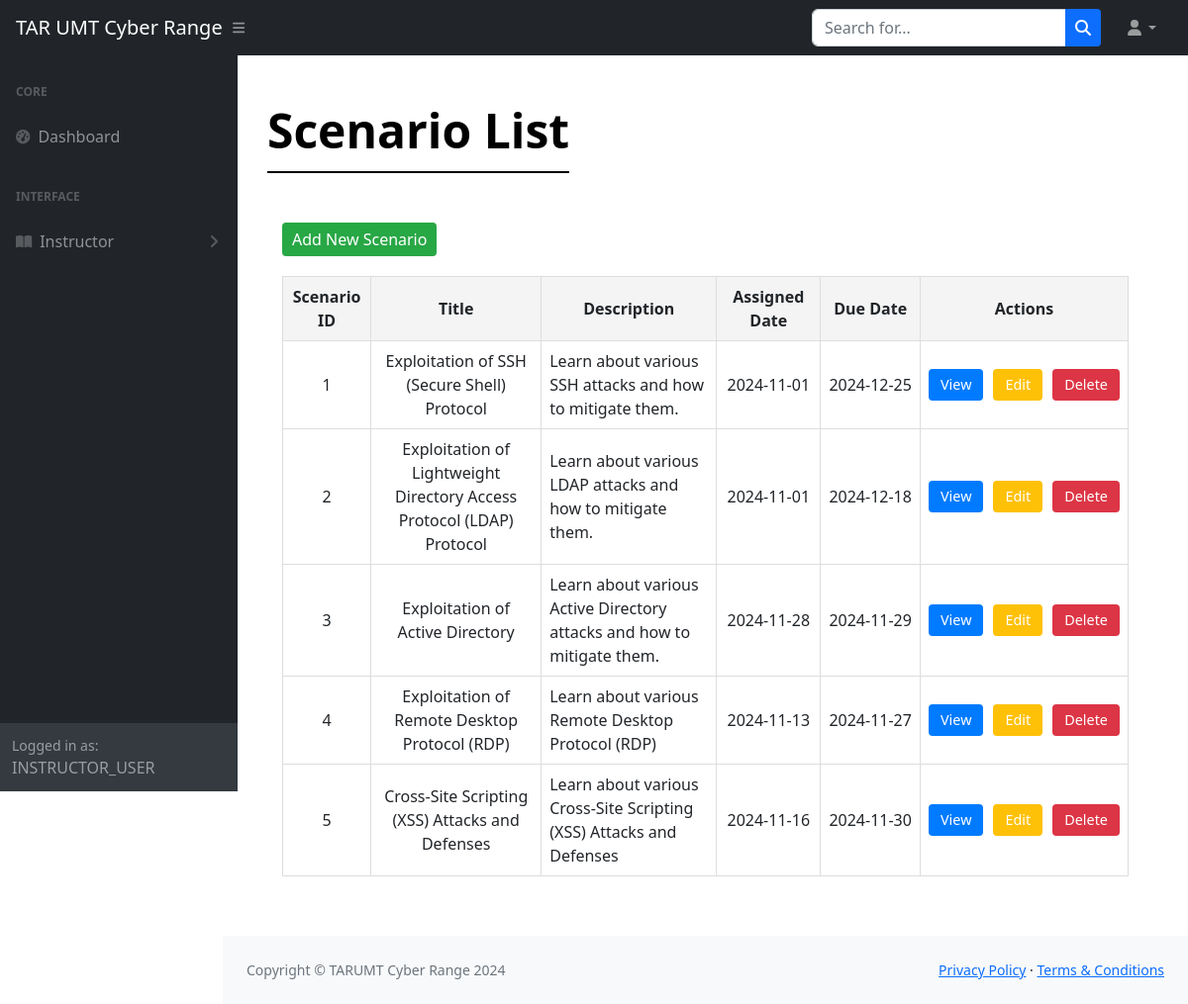
The app's page /instructor-dashboard/scenarioManagement.php (signed in) with its own data.
### tables this page shows
CREATE TABLE `scenario` (
  `scenario_id` int(11) NOT NULL,
  `title` varchar(255) NOT NULL,
  `description` text DEFAULT NULL,
  `instructor_id` int(11) DEFAULT NULL,
  `assigned_date` date NOT NULL DEFAULT curdate(),
  `due_date` date NOT NULL,
  `deleted_at` date NOT NULL
);

### instructor-dashboard/scenarioManagement.php (the view, shortened to what this page needs)
<?php
$titleName = "Scenario List";
include '../connection.php';
include '../header_footer/header_instructor.php';
$query = "SELECT * FROM scenario";
$result = $conn->query($query);
?>
<!DOCTYPE html>
<html lang="en">
<head>
    <link href="../css/styles.css" rel="stylesheet" />
    <link href="https://cdn.jsdelivr.net/npm/simple-datatables@7.1.2/dist/style.min.css" rel="stylesheet" />
</head>
<body>
    <div class="mainContent">
        <div class="page-title">
            <span><?php echo $titleName; ?></span>
        </div>
        <div class="mainContent">
            <a href="addScenario.php" class="btn btn-add">Add New Scenario</a>
            <table>
                <thead>
                    <tr>
                        <th>Scenario ID</th>
                        <th>Title</th>
                        <th>Description</th>
                        <th>Assigned Date</th>
                        <th>Due Date</th>
                        <th>Actions</th>
                    </tr>
                </thead>
                <tbody>
                    <?php if ($result->num_rows > 0): ?>
                        <?php while ($row = $result->fetch_assoc()): ?>
                            <tr>
                                <td><?php echo $row['scenario_id']; ?></td>
                                <td><?php echo $row['title']; ?></td>
                                <td class="description"><?php echo $row['description']; ?></td>
    <td class="date"><?php echo $row['assigned_date']; ?></td>
    <td class="date"><?php echo $row['due_date']; ?></td>
    <td>
        <div class="action-buttons">
            <a href="viewScenario.php?scenario_id=<?php echo $row['scenario_id']; ?>" class="btn btn-view">View</a>
            <a href="editScenario.php?scenario_id=<?php echo $row['scenario_id']; ?>" class="btn btn-edit">Edit</a>
            <a href="deleteScenario.php?scenario_id=<?php echo $row['scenario_id']; ?>" class="btn btn-delete" onclick="return confirm('Are you sure you want to delete this scenario? \n\nAttention: All the exercises will be deleted as well !');">Delete</a>
        </div>
    </td>
                            </tr>
                        <?php endwhile; ?>
                    <?php else: ?>
                        <tr>
                            <td colspan="6">No scenarios found</td>
                        </tr>
                    <?php endif; ?>
                </tbody>
            </table>
        </div>
    </div>
</body>
<?php include '../header_footer/footer.php' ?>

### instructor-dashboard/scenarioManagement.php (style rules this page uses)
.mainContent { padding: 30px 30px; }
table { width: 100%; border-collapse: collapse; margin-top: 20px; }
th, td { border: 1px solid #ddd; padding: 8px; text-align: center; }
th { background-color: #f4f4f4; }
.btn { padding: 5px 10px; border: none; border-radius: 4px; cursor: pointer; }
.btn-add { background-color: #28a745; color: white; }
.btn-edit { background-color: #ffc107; color: white; }
.btn-view { background-color: #007bff; color: white; }
.btn-delete { background-color: #dc3545; color: white; }
td > .action-buttons { display: flex; justify-content: center; gap: 10px; }
td > .action-buttons .btn { flex-shrink: 0; padding: 5px 12px; font-size: 0.9rem; text-align: center; }
td.date { white-space: nowrap; text-align: center; }
td.description { white-space: normal; text-align: left; word-break: break-word; }
.page-title { font-size: 3rem; font-weight: bold; margin-bottom: 10px; padding: 10px 15px; }
.page-title span { display: inline-block; color: #000000; border-bottom: 2px solid #000000; padding-bottom: 5px; }

### records on screen
scenario: scenario_id "1", title "Exploitation of SSH (Secure Shell) Protocol", description "Learn about various SSH attacks and how to mitigate them.", assigned_date "2024-11-01", due_date "2024-12-25"
scenario: scenario_id "2", title "Exploitation of Lightweight Directory Access Protocol (LDAP) Protocol", description "Learn about various LDAP attacks and how to mitigate them.", assigned_date "2024-11-01", due_date "2024-12-18"
scenario: scenario_id "3", title "Exploitation of Active Directory", description "Learn about various Active Directory attacks and how to mitigate them.", assigned_date "2024-11-28", due_date "2024-11-29"
scenario: scenario_id "4", title "Exploitation of Remote Desktop Protocol (RDP)", description "Learn about various Remote Desktop Protocol (RDP)", assigned_date "2024-11-13", due_date "2024-11-27"
scenario: scenario_id "5", title "Cross-Site Scripting (XSS) Attacks and Defenses", description "Learn about various Cross-Site Scripting (XSS) Attacks and Defenses", assigned_date "2024-11-16", due_date "2024-11-30"

### other values on screen
$_SESSION['username'] "INSTRUCTOR_USER"
$titleName "Scenario List"
